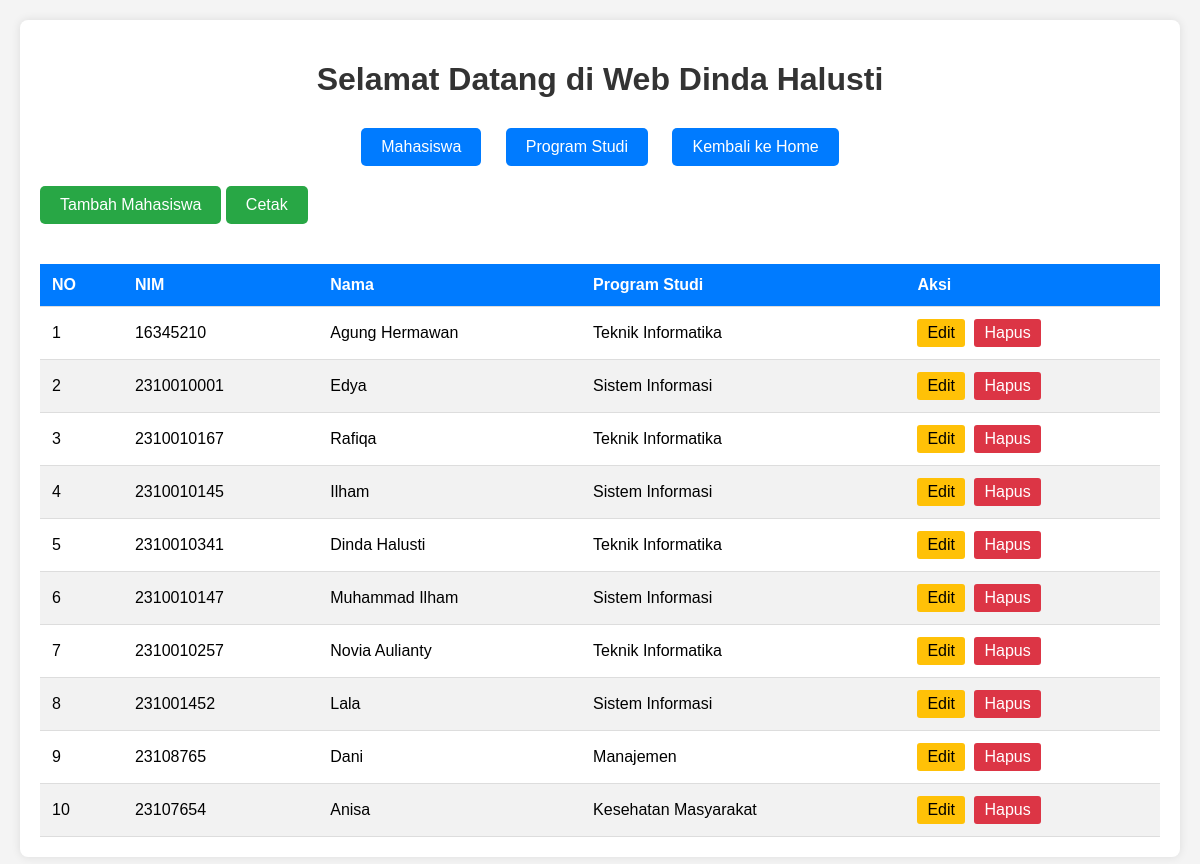
Screenshot of /index.php/mahasiswa with the database file from the repository.
### tables this page shows
CREATE TABLE `mahasiswa` (
  `id_mahasiswa` int NOT NULL,
  `nim` varchar(15) NOT NULL,
  `nama_mhs` varchar(90) NOT NULL,
  `id_prodi` int DEFAULT NULL
);

CREATE TABLE `prodi` (
  `id_prodi` int NOT NULL,
  `kode_prodi` varchar(10) NOT NULL,
  `nama_prodi` varchar(255) NOT NULL
);

### application/controllers/Mahasiswa.php (called while the page is built, shortened)
<?php
class Mahasiswa extends CI_Controller
{
    public function __construct()
    {
        $this->load->model('Mahasiswa_model');
        $this->load->model('Prodi_model');
    }
    public function index()
    {
        $data['mahasiswa'] = $this->Mahasiswa_model->lihatData();
        $this->load->view('mahasiswa_view', $data);
    }
}

### index.php (called while the page is built, shortened)
<?php
require_once BASEPATH.'core/CodeIgniter.php';

### application/models/Mahasiswa_model.php (called while the page is built, shortened)
<?php
class Mahasiswa_model extends CI_Model
{
    public function lihatData()
    {
        $this->db->select('mahasiswa.*, prodi.nama_prodi');
        $this->db->from('mahasiswa');
        $this->db->join('prodi', 'mahasiswa.id_prodi = prodi.id_prodi', 'left');
        $query = $this->db->get();
        return $query->result();
    }
}

### application/views/Mahasiswa_view.php (the view, shortened to what this page needs)
<!DOCTYPE html>
<html lang="en">
<head>
</head>
<body>
    <div class="container">
        <h1>Selamat Datang di Web Dinda Halusti</h1>
        <div class="nav">
            <a href="<?php echo site_url('mahasiswa') ?>">Mahasiswa</a>
            <a href="<?php echo site_url('prodi') ?>">Program Studi</a>
            <a href="<?php echo site_url('welcome') ?>" class="btn-back">Kembali ke Home</a>
        </div>
        <a href="<?php echo site_url('mahasiswa/tambah') ?>" class="btn-add">Tambah Mahasiswa</a>
        <a href="<?php echo site_url('mahasiswa/cetak') ?>" class="btn-add" target="_blank">Cetak</a>
        <table>
            <thead>
                <tr>
                    <th>NO</th>
                    <th>NIM</th>
                    <th>Nama</th>
                    <th>Program Studi</th>
                    <th>Aksi</th>
                </tr>
            </thead>
            <tbody>
                <?php
                $no = 1;
                foreach ($mahasiswa as $row) { ?>
                    <tr>
                        <td><?php echo $no++ ?></td>
                        <td><?php echo $row->nim ?></td>
                        <td><?php echo $row->nama_mhs ?></td>
                        <td><?php echo $row->nama_prodi ?></td>
                        <td>
                            <a href="<?php echo site_url('mahasiswa/edit/' . $row->id_mahasiswa) ?>" class="btn-edit">Edit</a>
                            <a href="<?php echo site_url('mahasiswa/hapus/' . $row->id_mahasiswa) ?>" class="btn-delete" onclick="return confirm('Apakah Anda yakin ingin menghapus data ini?')">Hapus</a>
                        </td>
                    </tr>
                <?php
                }
                ?>
            </tbody>
        </table>
    </div>
</body>
</html>

### application/views/Mahasiswa_view.php (style rules this page uses)
body { font-family: Arial, sans-serif; background-color: #f4f4f4; margin: 0; padding: 20px; }
.container { max-width: 1200px; margin: 0 auto; background-color: white; padding: 20px; border-radius: 8px; box-shadow: 0 0 10px rgba(0,0,0,0.1); }
h1 { color: #333; text-align: center; margin-bottom: 30px; }
.nav { text-align: center; margin-bottom: 20px; }
.nav a { display: inline-block; margin: 0 10px; padding: 10px 20px; background-color: #007bff; color: white; text-decoration: none; border-radius: 5px; transition: background-color 0.3s; }
.btn-add { display: inline-block; padding: 10px 20px; background-color: #28a745; color: white; text-decoration: none; border-radius: 5px; margin-bottom: 20px; transition: background-color 0.3s; }
table { width: 100%; border-collapse: collapse; margin-top: 20px; }
th, td { padding: 12px; text-align: left; border-bottom: 1px solid #ddd; }
th { background-color: #007bff; color: white; }
tr:nth-child(even) { background-color: #f2f2f2; }
.btn-edit { display: inline-block; padding: 5px 10px; background-color: #ffc107; color: black; text-decoration: none; border-radius: 3px; margin-right: 5px; transition: background-color 0.3s; }
.btn-delete { display: inline-block; padding: 5px 10px; background-color: #dc3545; color: white; text-decoration: none; border-radius: 3px; transition: background-color 0.3s; }

### rows the page displays
mahasiswa: nim "16345210", nama_mhs "Agung Hermawan", id_prodi.nama_prodi "Teknik Informatika"
mahasiswa: nim "2310010001", nama_mhs "Edya", id_prodi.nama_prodi "Sistem Informasi"
mahasiswa: nim "2310010167", nama_mhs "Rafiqa", id_prodi.nama_prodi "Teknik Informatika"
mahasiswa: nim "2310010145", nama_mhs "Ilham", id_prodi.nama_prodi "Sistem Informasi"
mahasiswa: nim "2310010341", nama_mhs "Dinda Halusti", id_prodi.nama_prodi "Teknik Informatika"
mahasiswa: nim "2310010147", nama_mhs "Muhammad Ilham", id_prodi.nama_prodi "Sistem Informasi"
mahasiswa: nim "2310010257", nama_mhs "Novia Aulianty", id_prodi.nama_prodi "Teknik Informatika"
mahasiswa: nim "231001452", nama_mhs "Lala", id_prodi.nama_prodi "Sistem Informasi"
mahasiswa: nim "23108765", nama_mhs "Dani", id_prodi.nama_prodi "Manajemen"
mahasiswa: nim "23107654", nama_mhs "Anisa", id_prodi.nama_prodi "Kesehatan Masyarakat"
